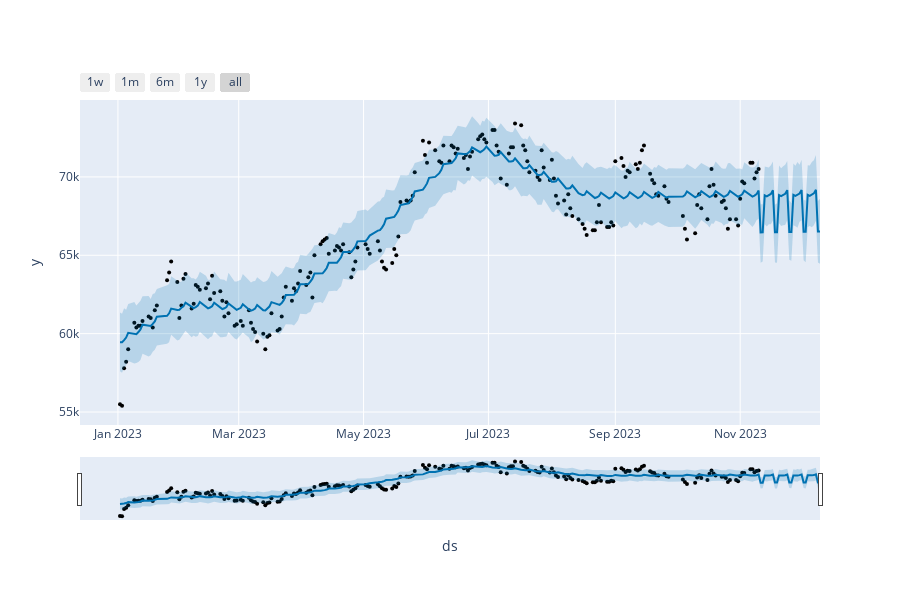

Notebook source saved alongside this figure:
### Code cell
fig

### Figure 1 — Plotly figure (JSON) as saved in the notebook; plotly's stock layout.template omitted (floating-point values rounded to 4 significant figures; data arrays with more than 128 entries replaced by an {"elided": "..."} marker saying what was removed)
{"data": [{"marker": {"color": "black", "size": 4}, "mode": "markers", "name": "Actual", "type": "scatter", "x": {"elided": "212 str values"}, "y": {"elided": "212 int values"}}, {"hoverinfo": "skip", "line": {"width": 0}, "mode": "lines", "type": "scatter", "x": {"elided": "242 str values"}, "y": {"elided": "242 float values"}}, {"fill": "tonexty", "fillcolor": "rgba(0, 114, 178, 0.2)", "line": {"color": "#0072B2", "width": 2}, "mode": "lines", "name": "Predicted", "type": "scatter", "x": {"elided": "242 str values"}, "y": {"elided": "242 float values"}}, {"fill": "tonexty", "fillcolor": "rgba(0, 114, 178, 0.2)", "hoverinfo": "skip", "line": {"width": 0}, "mode": "lines", "type": "scatter", "x": {"elided": "242 str values"}, "y": {"elided": "242 float values"}}], "layout": {"height": 600, "showlegend": false, "width": 900, "xaxis": {"rangeselector": {"buttons": [{"count": 7, "label": "1w", "step": "day", "stepmode": "backward"}, {"count": 1, "label": "1m", "step": "month", "stepmode": "backward"}, {"count": 6, "label": "6m", "step": "month", "stepmode": "backward"}, {"count": 1, "label": "1y", "step": "year", "stepmode": "backward"}, {"step": "all"}]}, "rangeslider": {"visible": true}, "title": {"text": "ds"}, "type": "date"}, "yaxis": {"title": {"text": "y"}}}}
